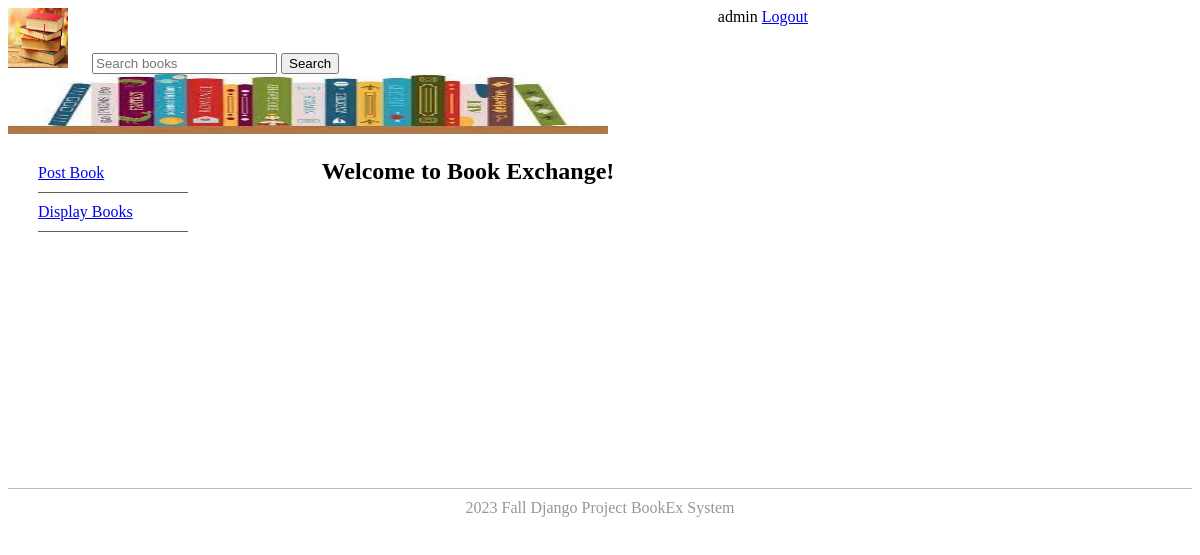
The app's page / (signed in), older data.
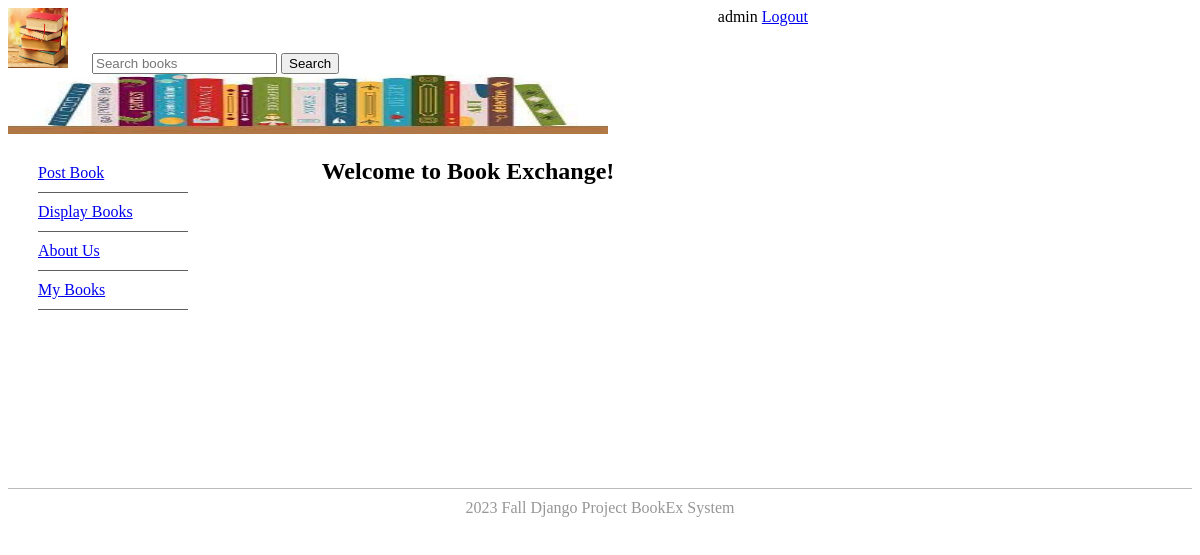
The same page, newer data.
### bookMng/models.py (models this page shows, shortened)
class MainMenu(models.Model):
    item = models.CharField(max_length=200, unique=True)# Path: bookEx/bookMng/models.py
    link = models.CharField(max_length=200, unique=True)

### bookMng/views.py (the view)
# urls.py: path('', views.index, name='index'),
@login_required(login_url=reverse_lazy('login'))
def index(request):
    return render(request,
                  'bookMng/index.html',
                  {
                      'item_list': MainMenu.objects.all()
                  }
                  )

### bookEx/templates/bookMng/index.html (shortened to what this page needs)
{% extends "base.html" %}
{% load static %}
{% block sidenav %}
   {% for item in item_list %}
      <li>
          <a href="{{ item.link }}"> {{ item.item }}</a>
      </li>
   {% endfor %}
{% endblock sidenav %}
{% block content %}
   <h1 align="center">Welcome to Book Exchange!</h1>
{% endblock content %}

Row changes from the older to the newer data that the page shows:
added MainMenu: item "About Us"
added MainMenu: item "My Books"
